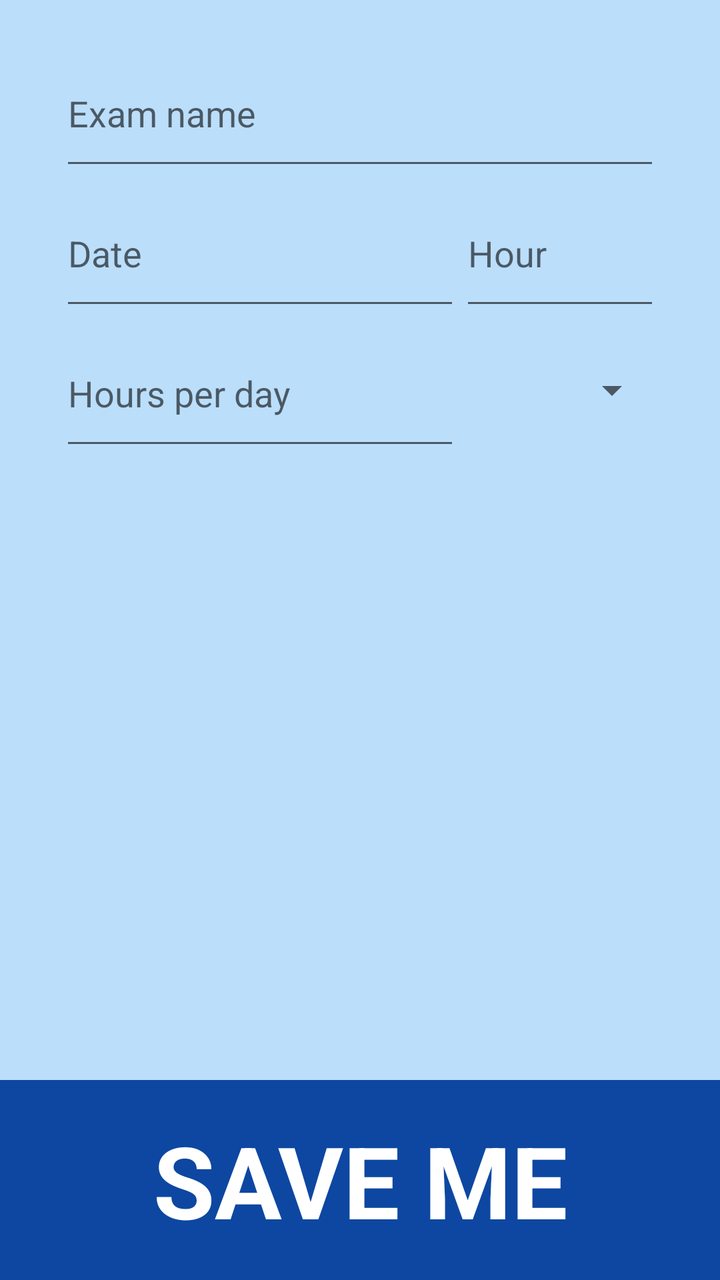
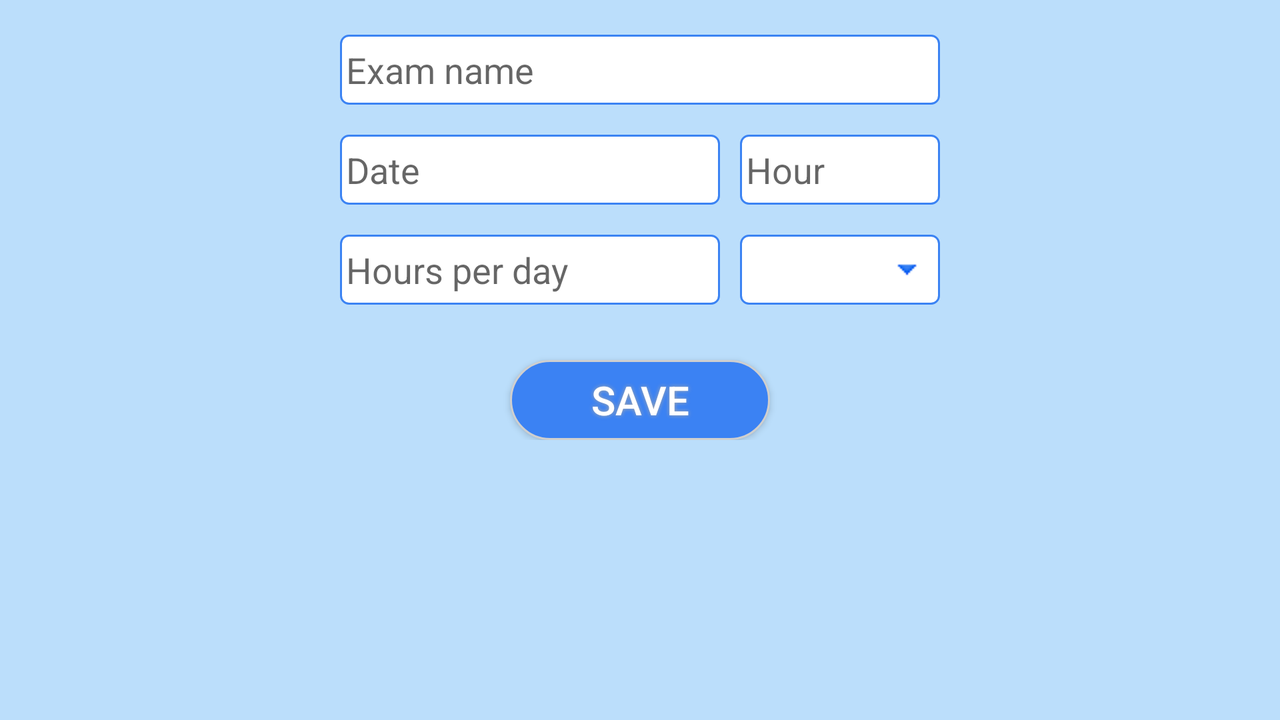

First picture: res/layout/ on a phone held upright. Second picture: the repository's own variant of that layout, on a device whose configuration matches the variant's folder. Source for both follows.
<!-- AndroidManifest.xml: application theme AppTheme -->
<!-- res/layout/activity_new_exam.xml -->
<FrameLayout xmlns:android="http://schemas.android.com/apk/res/android"
    xmlns:tools="http://schemas.android.com/tools" android:id="@+id/container"
    android:layout_width="match_parent" android:layout_height="match_parent"
    tools:context=".AddNewExamActivity" tools:ignore="MergeRootFrame"
    android:background="@color/background_color">

    <LinearLayout
        android:orientation="vertical"
        android:layout_width="fill_parent"
        android:layout_height="wrap_content"
        android:layout_gravity="center|top"
        android:layout_marginTop="20dp"
        android:weightSum="1">

        <EditText
            android:layout_width="300dp"
            android:layout_height="70dp"
            android:id="@+id/examNameEditText"
            android:layout_gravity="center_horizontal|top"
            android:hint="@string/exam_name"
            android:autoText="true" />

        <LinearLayout
            android:orientation="horizontal"
            android:layout_width="300dp"
            android:layout_height="wrap_content"
            android:layout_gravity="center_horizontal">

            <EditText
                android:layout_width="200dp"
                android:layout_height="70dp"
                android:inputType="none"
                android:ems="10"
                android:id="@+id/dateOfExamEditText"
                android:layout_gravity="center_horizontal|top"
                android:hint="@string/date_of_exam"
                android:editable="false"
                android:focusable="false"
                android:enabled="true" />

            <EditText
                android:layout_width="0dp"
                android:layout_height="70dp"
                android:inputType="none"
                android:ems="10"
                android:id="@+id/hourOfExamEditText"
                android:layout_weight="1"
                android:hint="@string/hour_of_exam"
                android:enabled="true" />
        </LinearLayout>
        <LinearLayout
            android:orientation="horizontal"
            android:layout_width="300dp"
            android:layout_height="wrap_content"
            android:layout_gravity="center_horizontal">

            <EditText
                android:layout_width="200dp"
                android:layout_height="70dp"
                android:inputType="number"
                android:ems="10"
                android:id="@+id/numberOfHoursEditText"
                android:layout_gravity="center_horizontal|top"
                android:hint="@string/hours_per_day" />
            <Spinner
                android:id="@+id/exam_difficulty_spinner"
                android:layout_width="100dp"
                android:layout_height="70dp"
                android:ems="10"
                android:spinnerMode="dialog"
                android:layout_gravity="center_vertical"/>
        </LinearLayout>

    </LinearLayout>

    <LinearLayout
        android:orientation="vertical"
        android:layout_width="match_parent"
        android:layout_height="100dp"
        android:layout_gravity="bottom"
        android:background="#ff0d47a1"
        android:clickable="true"
        android:id="@+id/saveMeButton"
        android:gravity="bottom">

        <TextView
            android:layout_width="fill_parent"
            android:layout_height="fill_parent"
            android:text="@string/save_me_button"
            android:id="@+id/saveMeTextView"
            android:textColor="@android:color/white"
            android:textAppearance="?android:attr/textAppearanceLarge"
            android:textSize="50sp"
            android:singleLine="false"
            android:textStyle="bold"
            android:layout_gravity="center_horizontal"
            android:gravity="center" />

    </LinearLayout>
</FrameLayout>
<!-- resources referenced by this layout -->
<resources>
  <color name="background_color">#ffbbdefb</color>
  <string name="date_of_exam">Date</string>
  <string name="exam_name">Exam name</string>
  <string name="hour_of_exam">Hour</string>
  <string name="hours_per_day">Hours per day</string>
  <string name="save_me_button">SAVE ME</string>
  <style name="AppTheme" parent="Theme.AppCompat.Light.DarkActionBar">
          
          <item name="android:spinnerDropDownItemStyle">@style/mySpinnerDropDownItemStyle</item>
          <item name="android:spinnerItemStyle">@style/mySpinnerItemStyle</item>
      </style>
  <style name="mySpinnerDropDownItemStyle" parent="@android:style/Widget.Holo.DropDownItem.Spinner">
          <item name="android:textColor">#808080</item>
          <item name="android:textSize">15sp</item>
      </style>
  <style name="mySpinnerItemStyle">
          <item name="android:textSize">18sp</item>
          <item name="android:textColor">#808080</item>
      </style>
</resources>
<!-- res/layout-land/activity_new_exam.xml (the repository's variant of the layout above) -->
<!-- drawn on the phone turned sideways -->
<FrameLayout xmlns:android="http://schemas.android.com/apk/res/android"
    xmlns:tools="http://schemas.android.com/tools" android:id="@+id/container"
    android:layout_width="match_parent" android:layout_height="match_parent"
    tools:context=".AddNewExamActivity" tools:ignore="MergeRootFrame"
    android:background="@color/background_color">
    <ScrollView xmlns:android="http://schemas.android.com/apk/res/android"
        xmlns:tools="http://schemas.android.com/tools" android:layout_width="fill_parent"
        android:layout_height="fill_parent">
        <LinearLayout
            android:orientation="vertical"
            android:layout_width="fill_parent"
            android:layout_height="wrap_content"
            android:layout_gravity="center|top"
            android:layout_marginTop="10dp"
            android:weightSum="1">

        <LinearLayout
            android:layout_width="300dp"
            android:layout_height="50dp"
            android:orientation="horizontal"
            android:layout_gravity="center_horizontal">

            <EditText
                android:id="@+id/examNameEditText"
                android:layout_width="match_parent"
                android:layout_height="35dp"
                android:layout_gravity="center_vertical"
                android:ems="10"
                android:background="@drawable/border"
                android:hint="@string/exam_name"
                android:inputType="textCapSentences"/>

        </LinearLayout>

        <LinearLayout
            android:orientation="horizontal"
            android:layout_width="300dp"
            android:layout_height="50dp"
            android:layout_gravity="center_horizontal">

            <EditText
                android:id="@+id/dateOfExamEditText"
                android:layout_width="190dp"
                android:layout_height="35dp"
                android:layout_gravity="center_vertical"
                android:layout_marginRight="10dp"
                android:inputType="date"
                android:ems="10"
                android:hint="@string/date_of_exam"
                android:focusable="false"
                android:enabled="true"
                android:background="@drawable/border"/>

            <EditText
                android:id="@+id/hourOfExamEditText"
                android:layout_width="0dp"
                android:layout_height="35dp"
                android:layout_gravity="center_vertical"
                android:inputType="none"
                android:ems="10"
                android:layout_weight="1"
                android:hint="@string/hour_of_exam"
                android:enabled="true"
                android:background="@drawable/border"/>
        </LinearLayout>

        <LinearLayout
            android:orientation="horizontal"
            android:layout_width="300dp"
            android:layout_height="50dp"
            android:layout_gravity="center_horizontal">

            <EditText
                android:id="@+id/numberOfHoursEditText"
                android:layout_width="190dp"
                android:layout_height="35dp"
                android:layout_marginRight="10dp"
                android:inputType="number"
                android:ems="10"
                android:layout_gravity="center_vertical"
                android:hint="@string/hours_per_day"
                android:background="@drawable/border"/>
            <Spinner
                android:id="@+id/exam_difficulty_spinner"
                android:layout_width="100dp"
                android:layout_height="35dp"
                android:theme="@style/AppTheme"
                android:background="@drawable/spinner_background"
                android:layout_gravity="center_vertical"
                />
        </LinearLayout>

        <Button
            android:id="@+id/saveMeTextView"
            android:text="Save"
            android:textColor="#FFFFFF"
            android:textSize="20sp"
            android:onClick="saveNewExamEvent"
            android:layout_width="130dp"
            android:layout_height="40dp"
            android:layout_marginTop="20dp"
            android:layout_gravity="center_horizontal"
            android:background="@drawable/buttonshape"
            android:shadowColor="#A8A8A8"
            android:shadowDx="0"
            android:shadowDy="0"
            android:shadowRadius="5" />
        </LinearLayout>
    </ScrollView>
</FrameLayout>
<!-- resources referenced by the variant -->
<!-- as the phone turned sideways resolves them -->
<resources>
  <color name="background_color">#ffbbdefb</color>
  <!-- drawable border (drawable) -->
  <?xml version="1.0" encoding="utf-8"?>
  <shape xmlns:android="http://schemas.android.com/apk/res/android" android:shape="rectangle" >
      <solid android:color="#ffffff" />
      <stroke android:width="1dp" android:color="#3b83f3"/>
      <corners android:radius="4dp" />
      <padding android:bottom="3dp" android:left="3dp" android:right="3dp" android:top="3dp"/>
  </shape>
  <!-- drawable buttonshape (drawable) -->
  <?xml version="1.0" encoding="utf-8"?>
  <shape xmlns:android="http://schemas.android.com/apk/res/android" android:shape="rectangle" >
      <corners
          android:radius="27dp"
          />
      <solid
          android:color="#3B82F3"
          />
      <padding
          android:left="0dp"
          android:top="0dp"
          android:right="0dp"
          android:bottom="0dp"
          />
      <size
          android:width="150dp"
          android:height="60dp"
          />
      <stroke
          android:width="1dp"
          android:color="#CFCFCF"
          />
  </shape>
  <!-- drawable spinner_background (drawable) -->
  <?xml version="1.0" encoding="utf-8"?>
  <selector xmlns:android="http://schemas.android.com/apk/res/android">
      <item><layer-list>
          <item><shape>
              <solid android:color="#FFFFFF"/>
  
              <stroke android:width="1dp" android:color="#3b83f3" />
  
              <corners android:radius="4dp" />
  
              <padding android:bottom="3dp" android:left="3dp" android:right="3dp" android:top="3dp"/>
          </shape></item>
          <item>
              <bitmap android:gravity="center_vertical|right" android:src="@drawable/spinner_arrow"/>
          </item>
      </layer-list></item>
  </selector>
  <string name="date_of_exam">Date</string>
  <string name="exam_name">Exam name</string>
  <string name="hour_of_exam">Hour</string>
  <string name="hours_per_day">Hours per day</string>
  <style name="AppTheme" parent="Theme.AppCompat.Light.DarkActionBar">
          
          <item name="android:spinnerDropDownItemStyle">@style/mySpinnerDropDownItemStyle</item>
          <item name="android:spinnerItemStyle">@style/mySpinnerItemStyle</item>
      </style>
  <!-- drawable spinner_arrow: png bitmap (drawable, 2996 bytes) -->
  <style name="mySpinnerDropDownItemStyle" parent="@android:style/Widget.Holo.DropDownItem.Spinner">
          <item name="android:textColor">#808080</item>
          <item name="android:textSize">15sp</item>
      </style>
  <style name="mySpinnerItemStyle">
          <item name="android:textSize">18sp</item>
          <item name="android:textColor">#808080</item>
      </style>
</resources>
